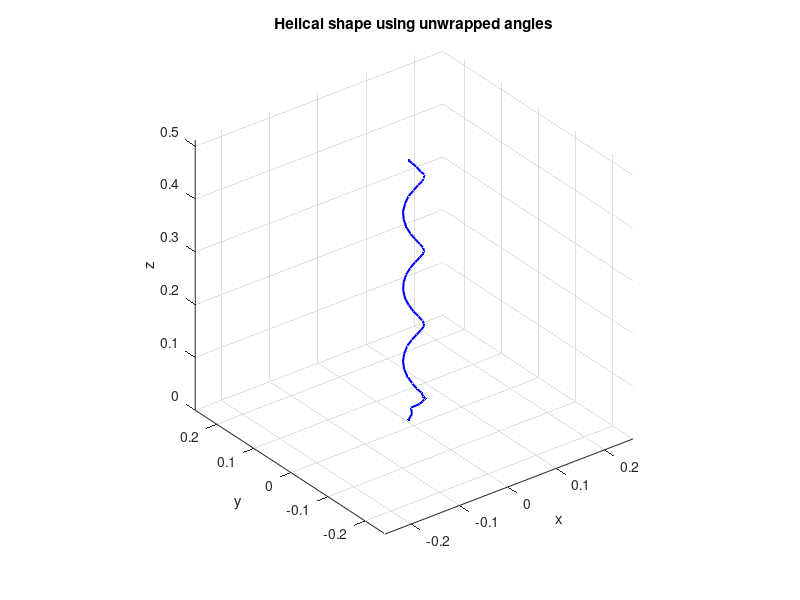

The MATLAB source for this figure:
%% Calculation of tau using data from simulation
% mesh chosen: 0.02 global seed size

%% Epsilon_pre = 0.1

% x_def = [2.03E-02, 2.07E-02, 1.93E-02, 1.52E-02, 9.91E-03, 4.28E-03, -1.54E-03, -7.29E-03, -1.25E-02, -1.67E-02, -1.95E-02, -2.05E-02, -1.97E-02, -1.71E-02, -1.32E-02, -8.02E-03, -2.22E-03, 3.80E-03, 9.47E-03, 1.43E-02, 1.79E-02, 2.00E-02, 2.03E-02, 1.89E-02, 1.59E-02, 1.14E-02, 6.02E-03, 9.24E-05, -5.87E-03, -1.13E-02, -1.58E-02, -1.89E-02, -2.04E-02, -2.00E-02, -1.81E-02, -1.45E-02, -9.68E-03, -3.97E-03, 1.92E-03, 7.83E-03, 1.28E-02, 1.70E-02, 1.94E-02, 2.09E-02, 2.00E-02, 1.88E-02, 1.51E-02, 1.23E-02, 8.01E-03, 6.71E-03, 5.00E-03];
% y_def = [-6.36E-03, 1.20E-03, 8.87E-03, 1.47E-02, 1.83E-02, 2.00E-02, 2.03E-02, 1.90E-02, 1.61E-02, 1.17E-02, 6.34E-03, 3.06E-04, -5.65E-03, -1.12E-02, -1.56E-02, -1.88E-02, -2.03E-02, -2.01E-02, -1.81E-02, -1.46E-02, -9.77E-03, -4.14E-03, 1.87E-03, 7.70E-03, 1.29E-02, 1.69E-02, 1.95E-02, 2.04E-02, 1.96E-02, 1.70E-02, 1.30E-02, 7.86E-03, 2.05E-03, -3.96E-03, -9.61E-03, -1.45E-02, -1.80E-02, -2.01E-02, -2.03E-02, -1.90E-02, -1.59E-02, -1.17E-02, -6.45E-03, -8.27E-04, 4.85E-03, 1.02E-02, 1.45E-02, 1.79E-02, 2.00E-02, 2.08E-02, 2.00E-02];
% z_def = [8.90E-01, 8.74E-01, 8.56E-01, 8.39E-01, 8.21E-01, 8.03E-01, 7.86E-01, 7.68E-01, 7.50E-01, 7.32E-01, 7.14E-01, 6.96E-01, 6.78E-01, 6.60E-01, 6.43E-01, 6.25E-01, 6.07E-01, 5.89E-01, 5.71E-01, 5.53E-01, 5.35E-01, 5.18E-01, 5.00E-01, 4.82E-01, 4.64E-01, 4.46E-01, 4.28E-01, 4.10E-01, 3.93E-01, 3.75E-01, 3.57E-01, 3.39E-01, 3.21E-01, 3.03E-01, 2.85E-01, 2.68E-01, 2.50E-01, 2.32E-01, 2.14E-01, 1.96E-01, 1.78E-01, 1.60E-01, 1.43E-01, 1.25E-01, 1.07E-01, 8.89E-02, 7.12E-02, 5.32E-02, 3.58E-02, 1.76E-02, 0.00E+00];

%% Epsilon_pre = 0.2

%x_def = [1.82E-02,  1.12E-02,  2.64E-03,  -6.27E-03,  -1.33E-02,  -1.78E-02,  -2.03E-02,  -1.93E-02,  -1.55E-02,  -8.75E-03,  -8.56E-04,  7.41E-03,  1.42E-02,  1.89E-02,  2.04E-02,  1.87E-02,  1.38E-02,  6.81E-03,  -1.39E-03,  -9.28E-03,  -1.57E-02,  -1.96E-02,  -2.03E-02,  -1.76E-02,  -1.22E-02,  -4.70E-03,  3.48E-03,  1.12E-02,  1.70E-02,  2.01E-02,  1.99E-02,  1.65E-02,  1.04E-02,  2.66E-03,  -5.66E-03,  -1.28E-02,  -1.82E-02,  -2.03E-02,  -1.94E-02,  -1.51E-02,  -8.62E-03,  -4.31E-04,  7.27E-03,  1.47E-02,  1.86E-02,  2.18E-02,  1.91E-02,  1.74E-02,  1.02E-02,  8.42E-03,  5.00E-03];
%y_def = [1.13E-02,  1.69E-02,  2.08E-02,  2.00E-02,  1.59E-02,  9.53E-03,  1.93E-03,  -6.23E-03,  -1.33E-02,  -1.85E-02,  -2.04E-02,  -1.91E-02,  -1.46E-02,  -7.79E-03,  3.13E-04,  8.32E-03,  1.50E-02,  1.93E-02,  2.04E-02,  1.82E-02,  1.30E-02,  5.76E-03,  -2.44E-03,  -1.03E-02,  -1.64E-02,  -1.99E-02,  -2.01E-02,  -1.71E-02,  -1.13E-02,  -3.67E-03,  4.57E-03,  1.20E-02,  1.76E-02,  2.02E-02,  1.97E-02,  1.58E-02,  9.45E-03,  1.52E-03,  -6.60E-03,  -1.38E-02,  -1.85E-02,  -2.06E-02,  -1.90E-02,  -1.49E-02,  -8.08E-03,  -2.07E-04,  7.68E-03,  1.48E-02,  1.99E-02,  2.14E-02,  2.00E-02];
%z_def = [7.77E-01,  7.64E-01,  7.49E-01,  7.34E-01,  7.19E-01,  7.03E-01,  6.87E-01,  6.71E-01,  6.56E-01,  6.40E-01,  6.24E-01,  6.09E-01,  5.93E-01,  5.78E-01,  5.62E-01,  5.46E-01,  5.31E-01,  5.15E-01,  4.99E-01,  4.84E-01,  4.68E-01,  4.53E-01,  4.37E-01,  4.21E-01,  4.06E-01,  3.90E-01,  3.74E-01,  3.59E-01,  3.43E-01,  3.27E-01,  3.12E-01,  2.96E-01,  2.81E-01,  2.65E-01,  2.49E-01,  2.34E-01,  2.18E-01,  2.02E-01,  1.87E-01,  1.71E-01,  1.55E-01,  1.40E-01,  1.24E-01,  1.09E-01,  9.31E-02,  7.73E-02,  6.22E-02,  4.60E-02,  3.14E-02,  1.49E-02,  0.00E+00];

%% Epsilon_pre = 0.3
%x_def = [-7.80E-03,  7.31E-04,  9.24E-03,  1.68E-02,  2.02E-02,  1.87E-02,  1.47E-02,  6.93E-03,  -1.64E-03,  -1.06E-02,  -1.67E-02,  -1.99E-02,  -1.86E-02,  -1.38E-02,  -5.98E-03,  2.87E-03,  1.13E-02,  1.73E-02,  1.99E-02,  1.83E-02,  1.30E-02,  5.04E-03,  -3.95E-03,  -1.21E-02,  -1.78E-02,  -1.99E-02,  -1.79E-02,  -1.22E-02,  -4.07E-03,  5.01E-03,  1.29E-02,  1.83E-02,  1.98E-02,  1.74E-02,  1.13E-02,  3.12E-03,  -6.07E-03,  -1.36E-02,  -1.87E-02,  -1.97E-02,  -1.69E-02,  -1.04E-02,  -2.31E-03,  7.15E-03,  1.37E-02,  2.05E-02,  1.98E-02,  2.02E-02,  1.13E-02,  1.00E-02,  5.00E-03];
%y_def = [-1.98E-02,  -1.93E-02,  -1.73E-02,  -1.12E-02,  -2.66E-03,  5.66E-03,  1.35E-02,  1.85E-02,  1.97E-02,  1.69E-02,  1.06E-02,  2.09E-03,  -6.83E-03,  -1.43E-02,  -1.89E-02,  -1.97E-02,  -1.64E-02,  -9.73E-03,  -1.07E-03,  7.77E-03,  1.51E-02,  1.92E-02,  1.95E-02,  1.57E-02,  8.81E-03,  2.34E-05,  -8.70E-03,  -1.57E-02,  -1.94E-02,  -1.93E-02,  -1.51E-02,  -7.86E-03,  1.02E-03,  9.59E-03,  1.64E-02,  1.96E-02,  1.90E-02,  1.44E-02,  6.89E-03,  -2.11E-03,  -1.05E-02,  -1.70E-02,  -1.96E-02,  -1.90E-02,  -1.39E-02,  -6.44E-03,  2.96E-03,  1.25E-02,  2.02E-02,  2.17E-02,  2.00E-02];
%z_def = [6.75E-01,  6.66E-01,  6.54E-01,  6.39E-01,  6.26E-01,  6.12E-01,  5.98E-01,  5.85E-01,  5.71E-01,  5.57E-01,  5.44E-01,  5.30E-01,  5.17E-01,  5.03E-01,  4.89E-01,  4.76E-01,  4.62E-01,  4.48E-01,  4.35E-01,  4.21E-01,  4.07E-01,  3.94E-01,  3.80E-01,  3.66E-01,  3.53E-01,  3.39E-01,  3.26E-01,  3.12E-01,  2.98E-01,  2.85E-01,  2.71E-01,  2.57E-01,  2.44E-01,  2.30E-01,  2.16E-01,  2.03E-01,  1.89E-01,  1.75E-01,  1.62E-01,  1.48E-01,  1.35E-01,  1.21E-01,  1.07E-01,  9.39E-02,  8.00E-02,  6.62E-02,  5.35E-02,  3.92E-02,  2.73E-02,  1.24E-02,  0.00E+00];

%% Epsilon_pre = 0.4

%x_def =[-1.87E-02,  -1.28E-02,  -6.45E-03,  3.05E-03,  1.19E-02,  1.64E-02,  1.89E-02,  1.67E-02,  1.13E-02,  2.89E-03,  -5.66E-03,  -1.34E-02,  -1.79E-02,  -1.86E-02,  -1.52E-02,  -8.60E-03,  6.06E-05,  8.54E-03,  1.53E-02,  1.86E-02,  1.79E-02,  1.32E-02,  1.32E-02,  5.73E-03,  -3.06E-03,  -1.12E-02,  -1.68E-02,  -1.88E-02,  -1.67E-02,  -1.09E-02,  -2.69E-03,  5.95E-03,  1.35E-02,  1.79E-02,  1.86E-02,  1.50E-02,  8.40E-03,  -4.34E-04,  -8.65E-03,  -1.55E-02,  -1.86E-02,  -1.78E-02,  -1.30E-02,  -5.70E-03,  3.56E-03,  1.05E-02,  1.88E-02,  1.91E-02,  2.16E-02,  1.16E-02,  1.15E-02];
%y_def = [-8.57E-03,  -1.29E-02,  -1.69E-02,  -1.86E-02,  -1.56E-02,  -8.60E-03,  -3.56E-04,  8.53E-03,  1.49E-02,  1.88E-02,  1.78E-02,  1.35E-02,  5.75E-03,  -2.81E-03,  -1.11E-02,  -1.67E-02,  -1.89E-02,  -1.67E-02,  -1.11E-02,  -2.86E-03,  5.87E-03,  1.34E-02,  1.34E-02,  1.79E-02,  1.86E-02,  1.52E-02,  8.42E-03,  -1.47E-04,  -8.72E-03,  -1.53E-02,  -1.87E-02,  -1.78E-02,  -1.32E-02,  -5.58E-03,  3.16E-03,  1.13E-02,  1.68E-02,  1.89E-02,  1.66E-02,  1.08E-02,  2.55E-03,  -6.09E-03,  -1.38E-02,  -1.79E-02,  -1.89E-02,  -1.50E-02,  -8.59E-03,  6.52E-04,  1.17E-02,  2.08E-02,  2.18E-02];
%z_def = [5.87E-01,  5.80E-01,  5.71E-01,  5.57E-01,  5.47E-01,  5.34E-01,  5.22E-01,  5.11E-01,  4.98E-01,  4.86E-01,  4.75E-01,  4.63E-01,  4.51E-01,  4.39E-01,  4.27E-01,  4.15E-01,  4.03E-01,  3.91E-01,  3.79E-01,  3.67E-01,  3.55E-01,  3.43E-01,  3.43E-01,  3.31E-01,  3.19E-01,  3.07E-01,  2.95E-01,  2.83E-01,  2.72E-01,  2.60E-01,  2.48E-01,  2.36E-01,  2.24E-01,  2.12E-01,  2.00E-01,  1.88E-01,  1.76E-01,  1.64E-01,  1.52E-01,  1.40E-01,  1.28E-01,  1.16E-01,  1.05E-01,  9.23E-02,  8.10E-02,  6.84E-02,  5.67E-02,  4.59E-02,  3.30E-02,  2.37E-02,  9.94E-03];

%% Epsilon_pre = 0.5

x_def = [-1.66E-02,  -1.15E-02,  -6.42E-03,  2.44E-03,  1.09E-02,  1.50E-02,  1.74E-02,  1.55E-02,  1.06E-02,  3.00E-03,  -4.81E-03,  -1.20E-02,  -1.62E-02,  -1.72E-02,  -1.41E-02,  -8.27E-03,  -3.62E-04,  7.43E-03,  1.38E-02,  1.70E-02,  1.66E-02,  1.25E-02,  5.73E-03,  -2.31E-03,  -9.81E-03,  -1.52E-02,  -1.73E-02,  -1.55E-02,  -1.05E-02,  -3.04E-03,  4.90E-03,  1.20E-02,  1.62E-02,  1.71E-02,  1.41E-02,  8.27E-03,  2.60E-04,  -7.32E-03,  -1.38E-02,  -1.70E-02,  -1.65E-02,  -1.24E-02,  -5.89E-03,  2.58E-03,  9.23E-03,  1.79E-02,  1.84E-02,  2.21E-02,  1.11E-02,  1.29E-02,  5.00E-03];
y_def = [-9.46E-03,  -1.21E-02,  -1.52E-02,  -1.69E-02,  -1.46E-02,  -8.12E-03,  -5.78E-04,  7.62E-03,  1.33E-02,  1.73E-02,  1.63E-02,  1.27E-02,  5.61E-03,  -2.16E-03,  -9.90E-03,  -1.51E-02,  -1.73E-02,  -1.55E-02,  -1.05E-02,  -3.08E-03,  4.93E-03,  1.19E-02,  1.63E-02,  1.71E-02,  1.42E-02,  8.19E-03,  4.14E-04,  -7.51E-03,  -1.37E-02,  -1.70E-02,  -1.65E-02,  -1.25E-02,  -5.70E-03,  2.29E-03,  9.90E-03,  1.51E-02,  1.73E-02,  1.55E-02,  1.05E-02,  3.01E-03,  -4.88E-03,  -1.23E-02,  -1.61E-02,  -1.74E-02,  -1.41E-02,  -8.35E-03,  3.27E-04,  1.22E-02,  2.13E-02,  2.12E-02,  2.00E-02];
z_def = [5.12E-01,  5.06E-01,  5.00E-01,  4.87E-01,  4.79E-01,  4.67E-01,  4.57E-01,  4.47E-01,  4.36E-01,  4.26E-01,  4.15E-01,  4.04E-01,  3.94E-01,  3.84E-01,  3.73E-01,  3.63E-01,  3.52E-01,  3.42E-01,  3.31E-01,  3.21E-01,  3.10E-01,  3.00E-01,  2.89E-01,  2.79E-01,  2.68E-01,  2.58E-01,  2.47E-01,  2.37E-01,  2.26E-01,  2.16E-01,  2.05E-01,  1.95E-01,  1.84E-01,  1.74E-01,  1.63E-01,  1.53E-01,  1.43E-01,  1.32E-01,  1.22E-01,  1.11E-01,  1.01E-01,  9.02E-02,  7.94E-02,  6.96E-02,  5.83E-02,  4.85E-02,  3.92E-02,  2.76E-02,  2.03E-02,  7.83E-03,  0.00E+00];

%% Code to find tau
% Using arctan2(y,x) to find the angle (in radians) between the deformed x coordinates and the y deformed coordinates
theta_def = atan2(y_def, x_def); 

% Unwrapping the angle to determine the 'true' angles displaced
theta_def_unwrapped = unwrap(theta_def); 

% Finding the total twist by accumulating the unwrapped angles
total_twist = theta_def_unwrapped(end) - theta_def_unwrapped(1);

% Determining the arc length of the helix formed
L_arc = z_def(1) - z_def(end);  

% Defining the initial length of the structure
L = 1;

% Finding the twist per unit length
tau = total_twist / L;

% Finding the number of rotations the helix makes
turns = total_twist / (2 * pi);

%% 3D Plot showing helical shape

figure;
plot3(x_def, y_def, z_def, 'b.-', 'LineWidth', 1.5);
xlabel('x'); ylabel('y'); zlabel('z');
title('Helical shape using unwrapped angles');
grid on;
axis equal;
view(3);
